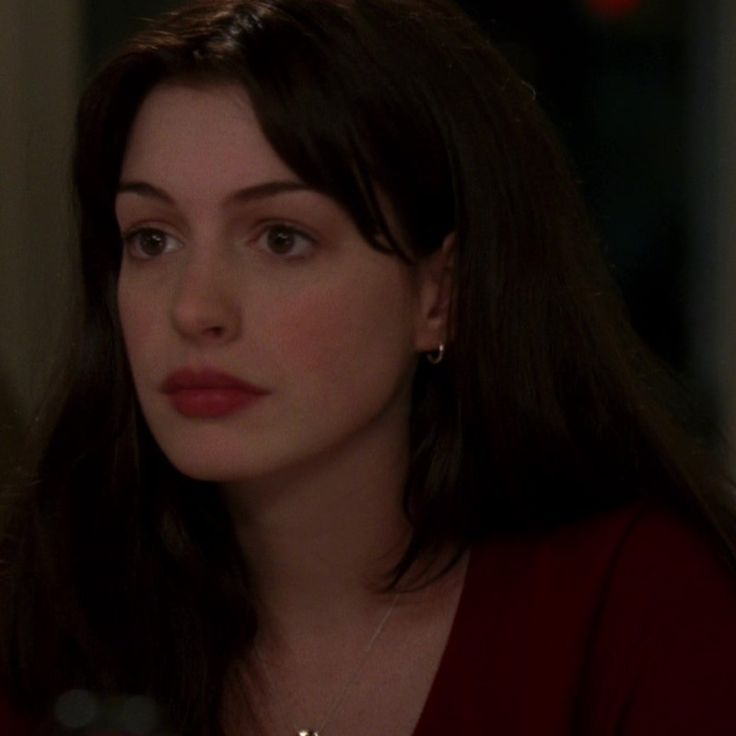
#> input picture assets/anne_listenin.jpg, 736 x 736 px
$ python test.py
#> lines starting #> are read from the running program, lines starting #| are printed output that depends on the picture
### core.py
import cv2
import numpy as np

def invert(img: np.ndarray) -> np.ndarray:
    """Inverts a given image"""
    return 255 - img                # applies 255 - [value] for each pixel

# [20 lines left out: functions threshold, threshold_binary, not called in this run]


def correlate(img: np.ndarray, kernel: np.ndarray) -> np.ndarray:
    """Returns the correlation of `kernel` on `img`.
    `kernel`: must be a **square matrix** with **odd** dimensions."""
    if kernel.shape[0] != kernel.shape[1]:
        raise ValueError(f"kernel MUST be a square matrix. Kernel shape: {kernel.shape}")
    if kernel.shape[0] % 2 == 0:
        raise ValueError(f"kernel MUST have odd dimensions. Kernel shape: {kernel.shape}")
    # its too much of a headache to consider the corners and edges.
    # On a later day, a pad() function can be created and include the *edge* cases. (pun intended).

    is_bgr = False
    if img.ndim == 3 and img.shape[2] == 3: # if not cv2.IMREAD_GRAYSCALE image do correlation for each channel
        is_bgr = True


    # find the center, so that we can extract the region of interest around each pixel in the image
    kernel_center = kernel.shape[0] // 2
    result = np.zeros_like(img)

    if not is_bgr:
        for row_i in range(kernel_center, img.shape[0] - kernel_center):
            for col_i in range(kernel_center, img.shape[1] - kernel_center):
                region = img[row_i - kernel_center : row_i + kernel_center + 1, col_i - kernel_center: col_i + kernel_center + 1]
                if region.shape == kernel.shape:
                    result[row_i, col_i] = np.sum(region * kernel) // 9
    else:
        for row_i in range(kernel_center, img.shape[0] - kernel_center):
            for col_i in range(kernel_center, img.shape[1] - kernel_center):
                # extracting all three regions for each channel simultaneously. (saves a lot of time)
                region1 = img[row_i - kernel_center : row_i + kernel_center + 1, col_i - kernel_center: col_i + kernel_center + 1, 0]
                region2 = img[row_i - kernel_center : row_i + kernel_center + 1, col_i - kernel_center: col_i + kernel_center + 1, 1]
                region3 = img[row_i - kernel_center : row_i + kernel_center + 1, col_i - kernel_center: col_i + kernel_center + 1, 2]
                result[row_i, col_i, 0] = np.sum(region1 * kernel) // 9
                result[row_i, col_i, 1] = np.sum(region2 * kernel) // 9
                result[row_i, col_i, 2] = np.sum(region3 * kernel) // 9

    return result

def convolution(img: np.ndarray, kernel: np.ndarray) -> np.ndarray:
    """Returns the convolution of `kernel` on `img`.
    `kernel`: Must be a **square matrix** with **odd** dimensions"""

    return correlate(img, kernel.T) # Convolution is just the correlation with the transposed matrix


### utils.py
import os

def display_on_linux(img_path: str):            # I am using this because I have some trouble due to wayland. You can just use cv2.imshow() if you would prefer
    """Display a file on linux systems
    """
    os.system(f"xdg-open {img_path}")

### test.py
# Create your own test#.py for testing
# This file is being used by flashgrey

import cv2
import numpy as np
from utils import display_on_linux
from core import invert,threshold, threshold_binary,correlate, convolution

# img = cv2.imread("assets/lucy_moon.jpg")
img = cv2.imread("assets/anne_listenin.jpg")
#> img is the input picture: shape (736, 736, 3); mean B, G, R 13.8, 18.2, 32.8
# [4 lines of commented-out code are left out]
img = convolution(img, np.array([[-1,-1,-1],[-1,8,-1],[-1,-1,-1]]))
#> after the loop in correlate, `for row_i in range(kernel_center, img.shape[0] - kernel_center):`:
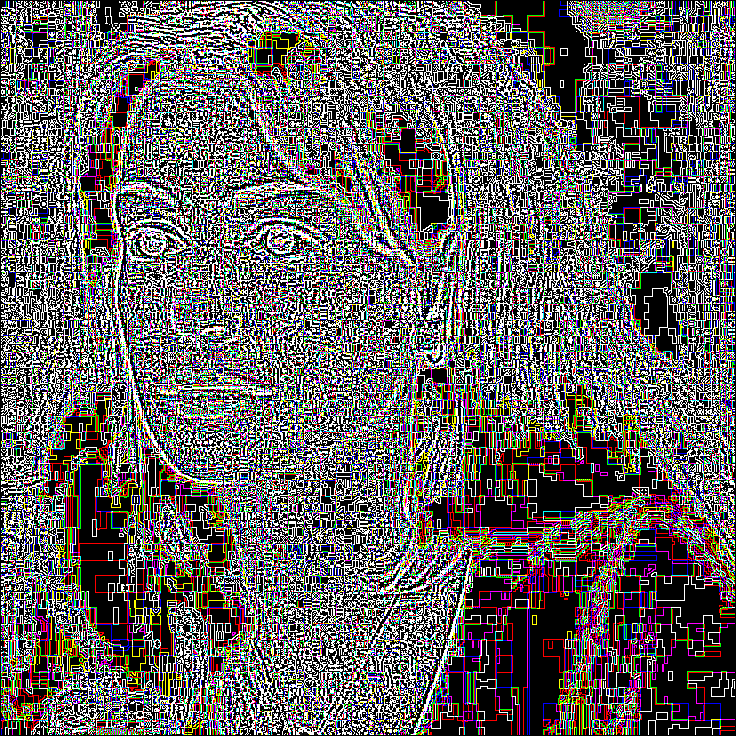
#> result: shape (736, 736, 3); mean B, G, R 94.6, 94.6, 98.9
# [4 lines of commented-out code are left out]
cv2.imwrite('assets/anne_listenin_conv.jpg', img)
# display_on_linux("assets/new.jpg")
display_on_linux("assets/anne_listenin_conv.jpg")
